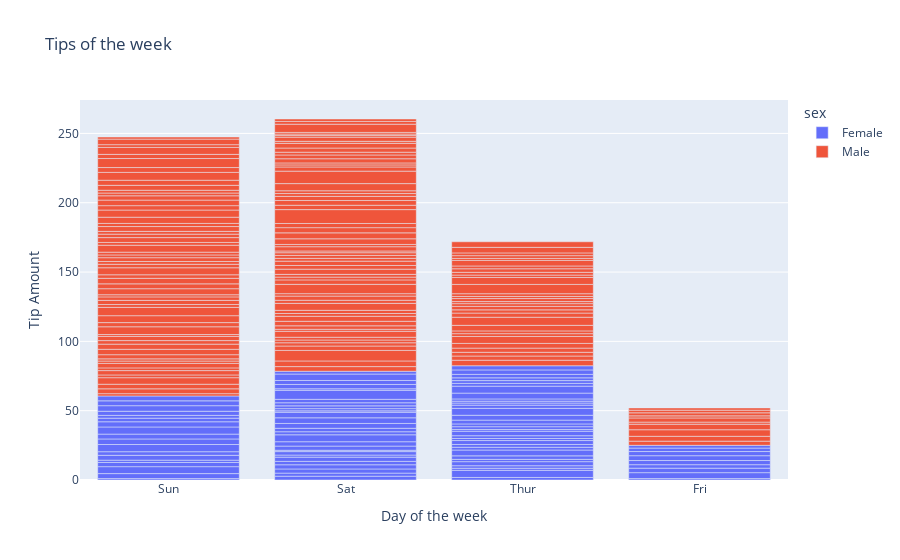

The code cell stored with this chart in its notebook:
### Code cell
px.bar(df_tips, x='day', y='tip', color='sex', title='Tips of the week', labels={'tip': 'Tip Amount', 'day': 'Day of the week'})

### Figure 1 — Plotly figure (JSON) as saved in the notebook; plotly's stock layout.template omitted (floating-point values rounded to 4 significant figures; data arrays with more than 128 entries replaced by an {"elided": "..."} marker saying what was removed)
{"data": [{"alignmentgroup": "True", "hovertemplate": "sex=Female<br>Day of the week=%{x}<br>Tip Amount=%{y}<extra></extra>", "legendgroup": "Female", "marker": {"color": "#636efa", "pattern": {"shape": ""}}, "name": "Female", "offsetgroup": "Female", "orientation": "v", "showlegend": true, "textposition": "auto", "type": "bar", "x": ["Sun", "Sun", "Sun", "Sun", "Sun", "Sun", "Sat", "Sat", "Sat", "Sat", "Sat", "Sat", "Sun", "Sun", "Sat", "Sat", "Sat", "Sat", "Sat", "Sat", "Sat", "Thur", "Thur", "Fri", "Fri", "Fri", "Fri", "Fri", "Sat", "Sat", "Sat", "Sat", "Sat", "Sun", "Sun", "Thur", "Thur", "Thur", "Thur", "Thur", "Thur", "Thur", "Thur", "Thur", "Thur", "Thur", "Thur", "Thur", "Thur", "Thur", "Thur", "Thur", "Thur", "Thur", "Thur", "Thur", "Thur", "Sun", "Sun", "Sun", "Sun", "Sun", "Sat", "Sat", "Sun", "Sun", "Sun", "Thur", "Thur", "Thur", "Thur", "Thur", "Thur", "Thur", "Sat", "Sat", "Sat", "Sat", "Sat", "Fri", "Fri", "Fri", "Fri", "Sat", "Sat", "Sat", "Thur"], "xaxis": "x", "y": [1.01, 3.61, 5, 3.02, 1.67, 3.5, 2.75, 2.23, 3, 3, 2.45, 3.07, 2.6, 5.2, 1.5, 2.47, 1, 3, 3.14, 5, 2.2, 1.83, 5.17, 1, 4.3, 3.25, 2.5, 3, 2.5, 3.48, 4.08, 4, 1, 4, 3.5, 1.5, 1.8, 2.92, 1.68, 2.52, 4.2, 2, 2, 2.83, 1.5, 2, 3.25, 1.25, 2, 2, 2.75, 3.5, 5, 2.3, 1.5, 1.36, 1.63, 5.14, 3.75, 2.61, 2, 3, 1.61, 2, 4, 3.5, 3.5, 4.19, 5, 2, 2.01, 2, 2.5, 3.23, 2.23, 2.5, 6.5, 1.1, 3.09, 3.48, 3, 2.5, 2, 2.88, 4.67, 2, 3], "yaxis": "y"}, {"alignmentgroup": "True", "hovertemplate": "sex=Male<br>Day of the week=%{x}<br>Tip Amount=%{y}<extra></extra>", "legendgroup": "Male", "marker": {"color": "#EF553B", "pattern": {"shape": ""}}, "name": "Male", "offsetgroup": "Male", "orientation": "v", "showlegend": true, "textposition": "auto", "type": "bar", "x": {"elided": "157 str values"}, "xaxis": "x", "y": {"elided": "157 float values"}, "yaxis": "y"}], "layout": {"autosize": true, "barmode": "relative", "legend": {"title": {"text": "sex"}, "tracegroupgap": 0}, "title": {"text": "Tips of the week"}, "xaxis": {"anchor": "y", "autorange": true, "domain": [0, 1], "range": [-0.5, 3.5], "title": {"text": "Day of the week"}, "type": "category"}, "yaxis": {"anchor": "x", "autorange": true, "domain": [0, 1], "range": [0, 274.1], "title": {"text": "Tip Amount"}, "type": "linear"}}}
